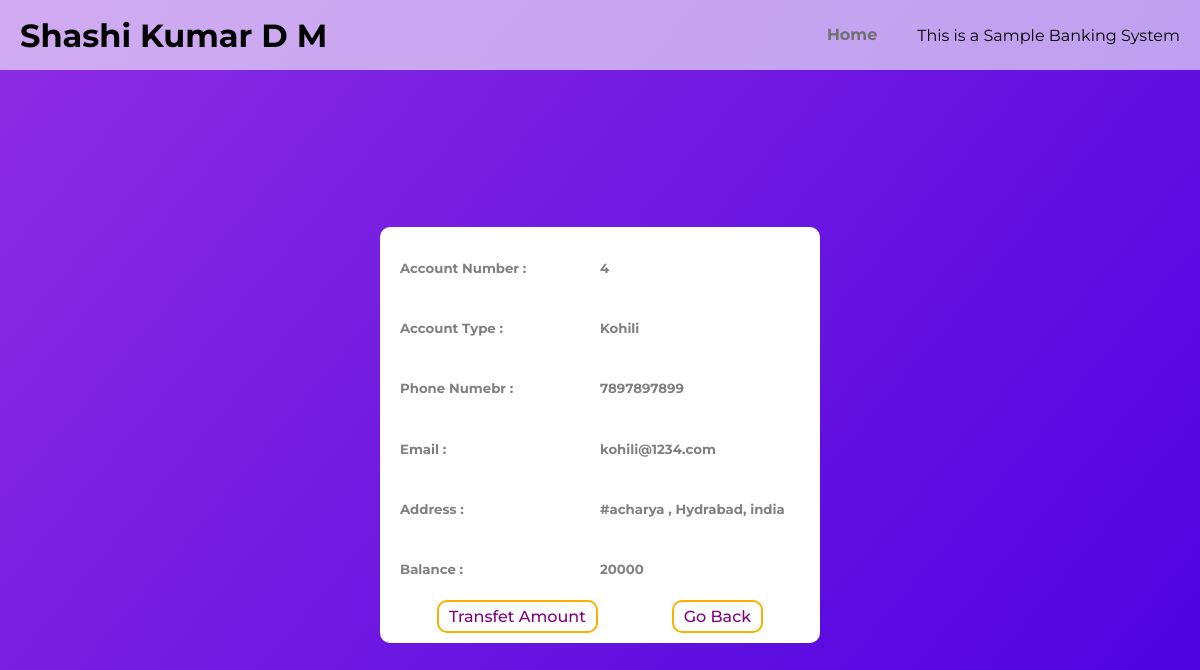
/viewCustomer.php?number=4, run on the app's committed database.
### tables this page shows
CREATE TABLE `customers` (
  `account_number` int(11) NOT NULL,
  `account_type` varchar(10) NOT NULL,
  `name` varchar(255) NOT NULL,
  `email` varchar(150) NOT NULL,
  `phno` bigint(20) NOT NULL,
  `address` text NOT NULL,
  `cur_balance` double NOT NULL
);

### viewCustomer.php (the view, shortened to what this page needs)
<?php
    include "./php/init.php";
    if(isset($_GET["number"])){
        $accno = intval($_GET["number"]);
        $res = mysqli_query($con, "SELECT * FROM customers WHERE account_number = $accno");
        if(mysqli_num_rows($res) != 1){
            echo "<script> alert('error finding your account') ; window.location = './allCustomers.php' </script>";
        }else{
        $rows = mysqli_fetch_assoc($res);
?>
<!DOCTYPE html>
<html lang="en">
<head>
    <link rel="stylesheet" href="./assets/css/main.min.css">
</head>
<body>
    <main>
       <div class="personal-info">
           <div class="row">
               <h5>Account Number :</h5>
               <h5><?php echo $rows["account_number"] ?></h5>
           </div>
           <div class="row">
               <h5>Account Type :</h5>
               <h5><?php echo $rows["name"] ?></h5>
           </div>
           <div class="row">
               <h5>Phone Numebr :</h5>
               <h5><?php echo $rows["phno"] ?></h5>
           </div>
           <div class="row">
               <h5>Email :</h5>
               <h5><?php echo $rows["email"] ?></h5>
           </div>
           <div class="row">
               <h5>Address :</h5>
               <h5><?php echo $rows["address"] ?></h5>
           </div>
           <div class="row">
               <h5>Balance :</h5>
               <h5><?php echo $rows["cur_balance"] ?></h5>
           </div>
           <div class="row">
               <a href="./transfer.php?number=<?php echo $rows['account_number'] ?>" class="transfet-page-btn">Transfet Amount</a>
               <a href="./allCustomers.php" class="transfet-page-btn">Go Back</a>
           </div>
       </div>
    </main>
</body>
</html>
<?php
        }
    }
?>

### data on the page
customers: account_number "4", name "Kohili", phno "7897897899", email "kohili@1234.com", address "#acharya , Hydrabad, india", cur_balance "20000"
